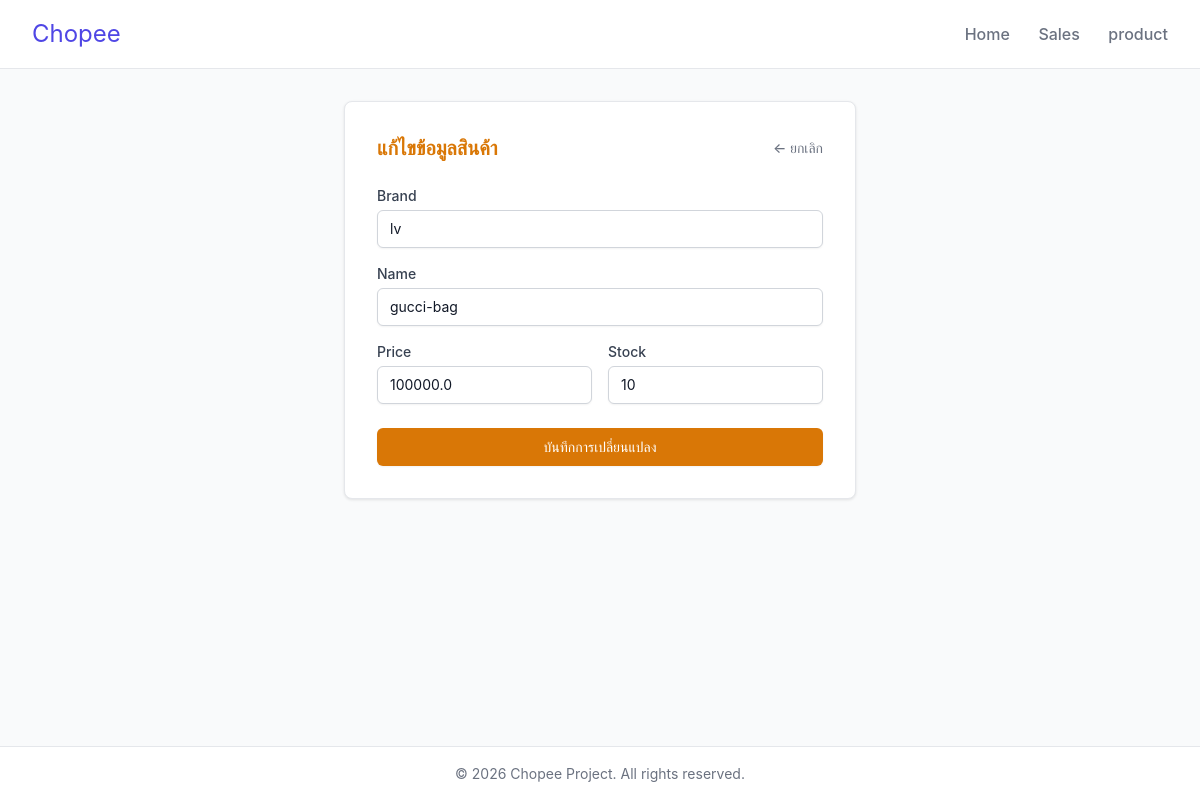
/product/update/4/, run on the app's committed database.
### chopee/models.py (models this page shows)
class Product(models.Model):
    brand = models.CharField(max_length=100)
    name = models.CharField(max_length=100)
    price = models.FloatField()
    stock = models.IntegerField()

### chopee/views.py (the view, shortened to what this page needs)
# urls.py: path('product/update/', product_update, name='update_empty'),
def product_update(request, pk=None):
    if pk is None:
        return redirect('list')
    p = get_object_or_404(Product, pk=pk)
    return render(request, 'product/update.html', {'product': p})

### chopee/templates/product/update.html (shortened to what this page needs)
{% extends 'menu.html' %}
{% block content %}
<div class="card max-w-lg mx-auto">
    <div class="flex justify-between items-center mb-6">
        <h2 class="text-xl font-bold text-amber-600">แก้ไขข้อมูลสินค้า</h2>
        <a href="{% url 'list' %}" class="text-sm font-medium text-gray-500 hover:text-gray-700">&larr; ยกเลิก</a>
    </div>
    <form method="POST" class="space-y-4">
        <div>
            <label for="brand" class="block text-sm font-medium text-gray-700">Brand</label>
            <input type="text" id="brand" name="brand" value="{{ product.brand }}" required
                   class="mt-1 block w-full rounded-md border border-gray-300 px-3 py-2 shadow-sm focus:border-indigo-500 focus:outline-none focus:ring-indigo-500 sm:text-sm">
        </div>
        <div>
            <label for="name" class="block text-sm font-medium text-gray-700">Name</label>
            <input type="text" id="name" name="name" value="{{ product.name }}" required
                   class="mt-1 block w-full rounded-md border border-gray-300 px-3 py-2 shadow-sm focus:border-indigo-500 focus:outline-none focus:ring-indigo-500 sm:text-sm">
        </div>
        <div class="grid grid-cols-2 gap-4">
            <div>
                <label for="price" class="block text-sm font-medium text-gray-700">Price</label>
                <input type="number" step="0.01" id="price" name="price" value="{{ product.price }}" required
                       class="mt-1 block w-full rounded-md border border-gray-300 px-3 py-2 shadow-sm focus:border-indigo-500 focus:outline-none focus:ring-indigo-500 sm:text-sm">
            </div>
            <div>
                <label for="stock" class="block text-sm font-medium text-gray-700">Stock</label>
                <input type="number" id="stock" name="stock" value="{{ product.stock }}" required
                       class="mt-1 block w-full rounded-md border border-gray-300 px-3 py-2 shadow-sm focus:border-indigo-500 focus:outline-none focus:ring-indigo-500 sm:text-sm">
            </div>
        </div>
        <div class="pt-2 flex space-x-3">
            <button type="submit"
                    class="w-full inline-flex justify-center rounded-md border border-transparent bg-amber-600 py-2 px-4 text-sm font-medium text-white shadow-sm hover:bg-amber-700 focus:outline-none focus:ring-2 focus:ring-amber-500">
                บันทึกการเปลี่ยนแปลง
            </button>
        </div>
    </form>
</div>
{% endblock %}

### chopee/templates/menu.html (style rules this page uses)
:root { --primary: #4F46E5; --primary-hover: #4338CA; --background: #F9FAFB; --text-main: #111827; --text-muted: #6B7280; --card-bg: #FFFFFF; --border: #E5E7EB; }
body { font-family: 'Inter', -apple-system, BlinkMacSystemFont, "Segoe UI", Roboto, sans-serif; background-color: var(--background); color: var(--text-main); margin: 0; padding: 0; display: flex; flex-direction: column; min-height: 100vh; }
.card { background-color: var(--card-bg); border: 1px solid var(--border); border-radius: 8px; padding: 2rem; box-shadow: 0 1px 3px rgba(0, 0, 0, 0.1); }
h2 { margin-top: 0; font-size: 1.75rem; }

### data on the page
Product: brand "lv", name "gucci-bag", price "100000.0", stock "10"
